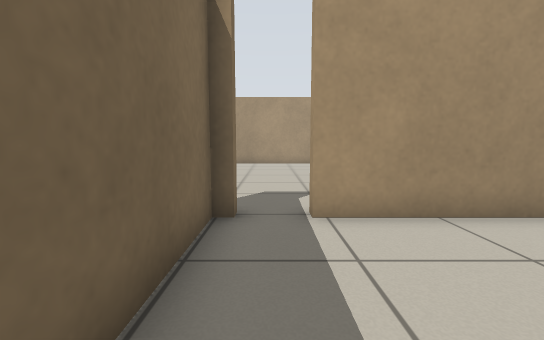
view 1 (above)

17 first-person views from a walk through a Stage world. The camera is 0.68 m above the floor, tilts 6° down and sees 90° across. The lines on the ground mark 1 m squares. The floor is counted in squares, 0.5 m on a side. Each view is taken from the middle of a square. On the plan, view 1 faces up. The plan holds only what a view shows up to about 13 squares ahead; the rest is blank. The place goes on beyond the plan. Robots are left out.

view 2
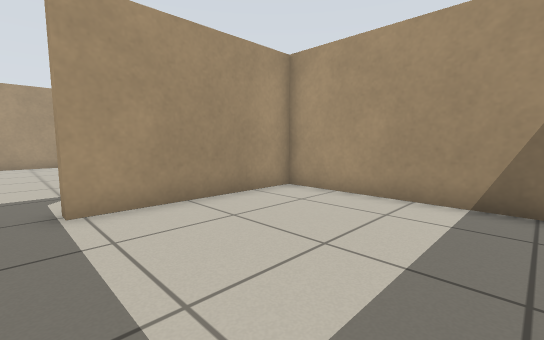

view 3
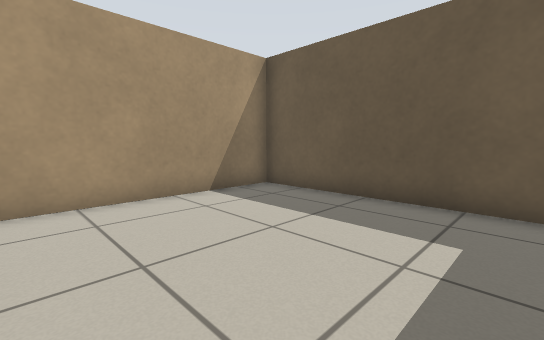

view 4
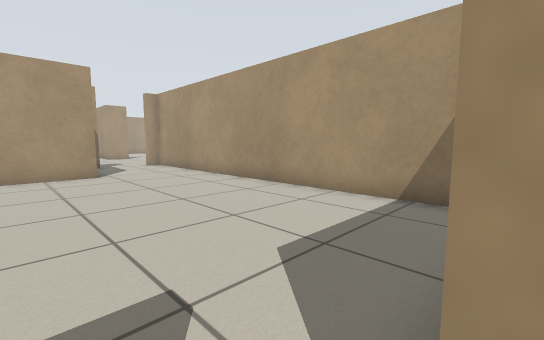

view 5
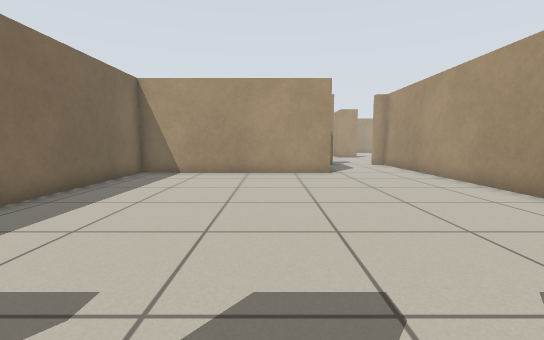

view 6
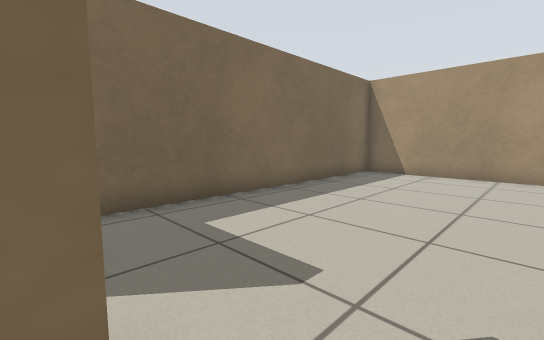

view 7
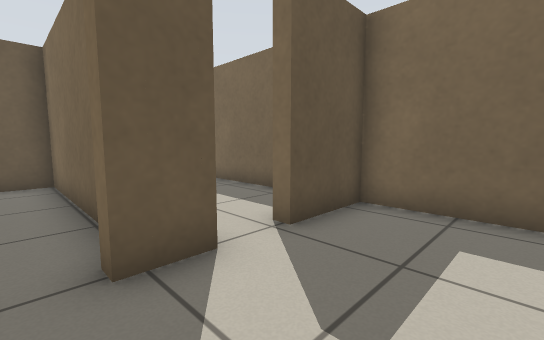

view 8
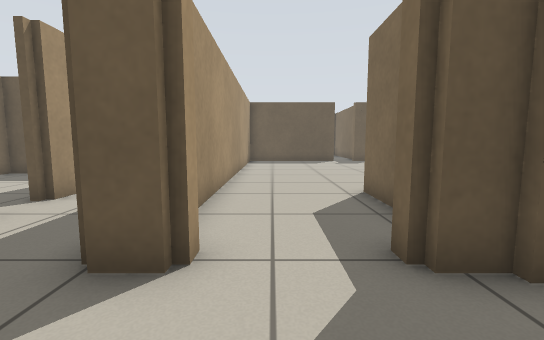

view 9
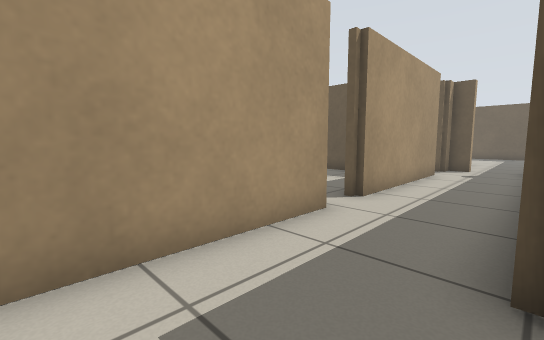

view 10
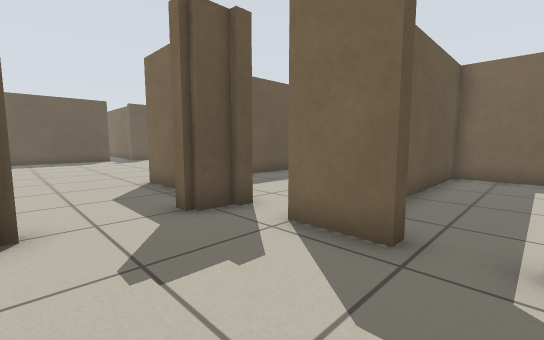

view 11
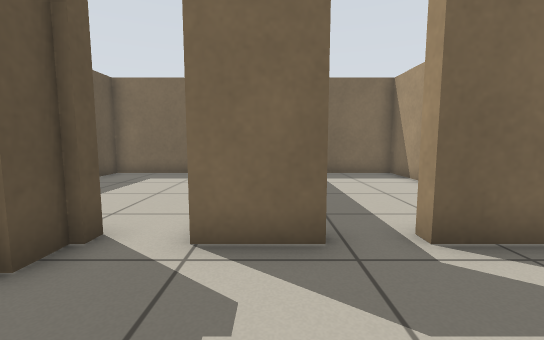

view 12
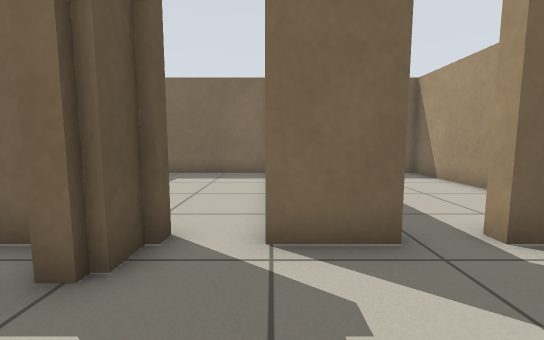

view 13
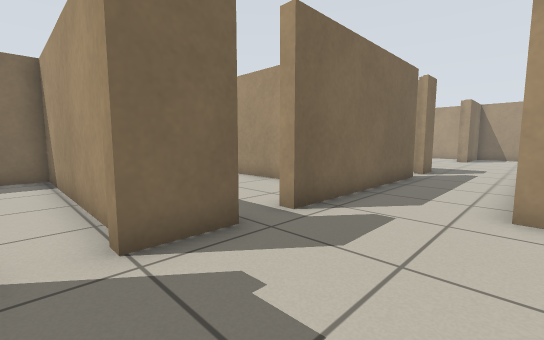

view 14
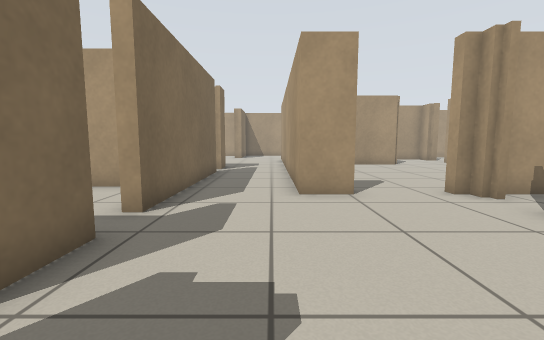

view 15
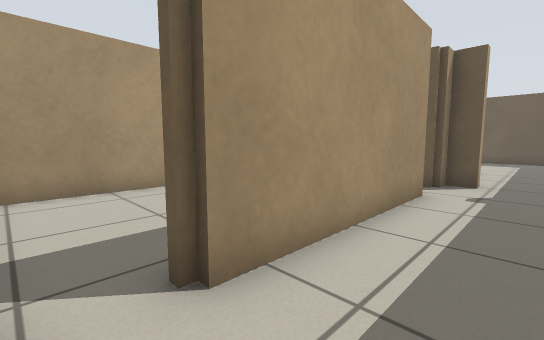

view 16
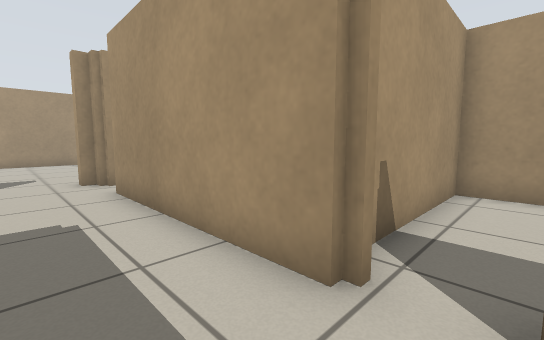

view 17
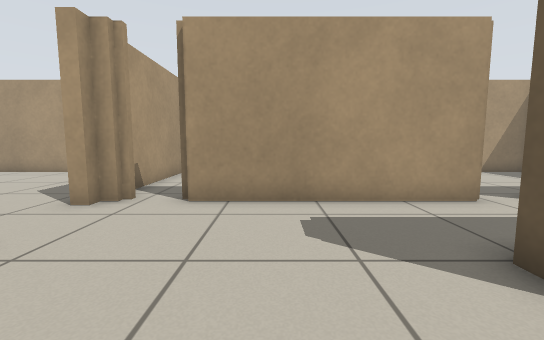

### Floor plan
Ten units are one square. View 1 is at (0, 0); x grows to the right and y downward. Boxes are objects, and circles mark ways between rooms. Rooms are numbered by the first view taken in them; rooms with no view inside come last. Other rooms are left out.
<svg viewBox="-62 -345 228 372">
<path fill="none" stroke="#000" d="M-7 -51 -7 -47M-11 -47 -11 22 65 22 65 -47 7 -47 7 -52M-20 -51 -7 -51M65 -62 65 -186M25 -199 25 -167 -57 -167 -57 -51 -33 -51M59 -206 59 -213 70 -213M25 -213 35 -213 35 -206M20 -215 26 -215M20 -247 25 -247 25 -229 20 -229M71 -279 57 -279 57 -340M101 -192 101 -260M25 -331 25 -261 20 -261M101 -115 101 -178M93 -93 101 -93 101 -100M14 -231 -57 -231 -57 -173 -15 -173M5 -291 -57 -291 -57 -264M-57 -261 -57 -237 -9 -237M135 -125 161 -125 161 -195 114 -195"/>
<circle cx="0" cy="-50" r="3" fill="#2a7"/>
<circle cx="45" cy="-210" r="3" fill="#2a7"/>
<circle cx="25" cy="-220" r="3" fill="#2a7"/>
<circle cx="25" cy="-250" r="3" fill="#2a7"/>
<circle cx="100" cy="-185" r="3" fill="#2a7"/>
<text x="30" y="-20">1</text>
<text x="10" y="-120">2</text>
<text x="60" y="-230">3</text>
<text x="-20" y="-200">4</text>
<text x="-20" y="-270">5</text>
<text x="130" y="-170">6</text>
</svg>
Room 1 opens to room 2. Room 2 opens to room 3. Room 3 opens to room 4. Room 3 opens to room 5. Room 3 opens to room 6.

Where each view was taken, in squares from view 1:
view 1: 0 up, 0 right, facing up
view 2: 1 down, 0 right, facing up-right
view 3: 4 up, 0 right, facing down-right
view 4: 5 up, 0 right, facing up-right
view 5: 5 up, 0 right, facing up
view 6: 5 up, 0 right, facing up-left
view 7: 8 up, 0 right, facing down-left
view 8: 24 up, 5 right, facing down
view 9: 24 up, 7 right, facing down-right
view 10: 26 up, 6 right, facing down-left
view 11: 24 up, 6 right, facing left
view 12: 23 up, 6 right, facing left
view 13: 22 up, 6 right, facing up-left
view 14: 21 up, 5 right, facing up
view 15: 19 up, 8 right, facing down-right
view 16: 18 up, 8 right, facing up-right
view 17: 24 up, 4 right, facing right
